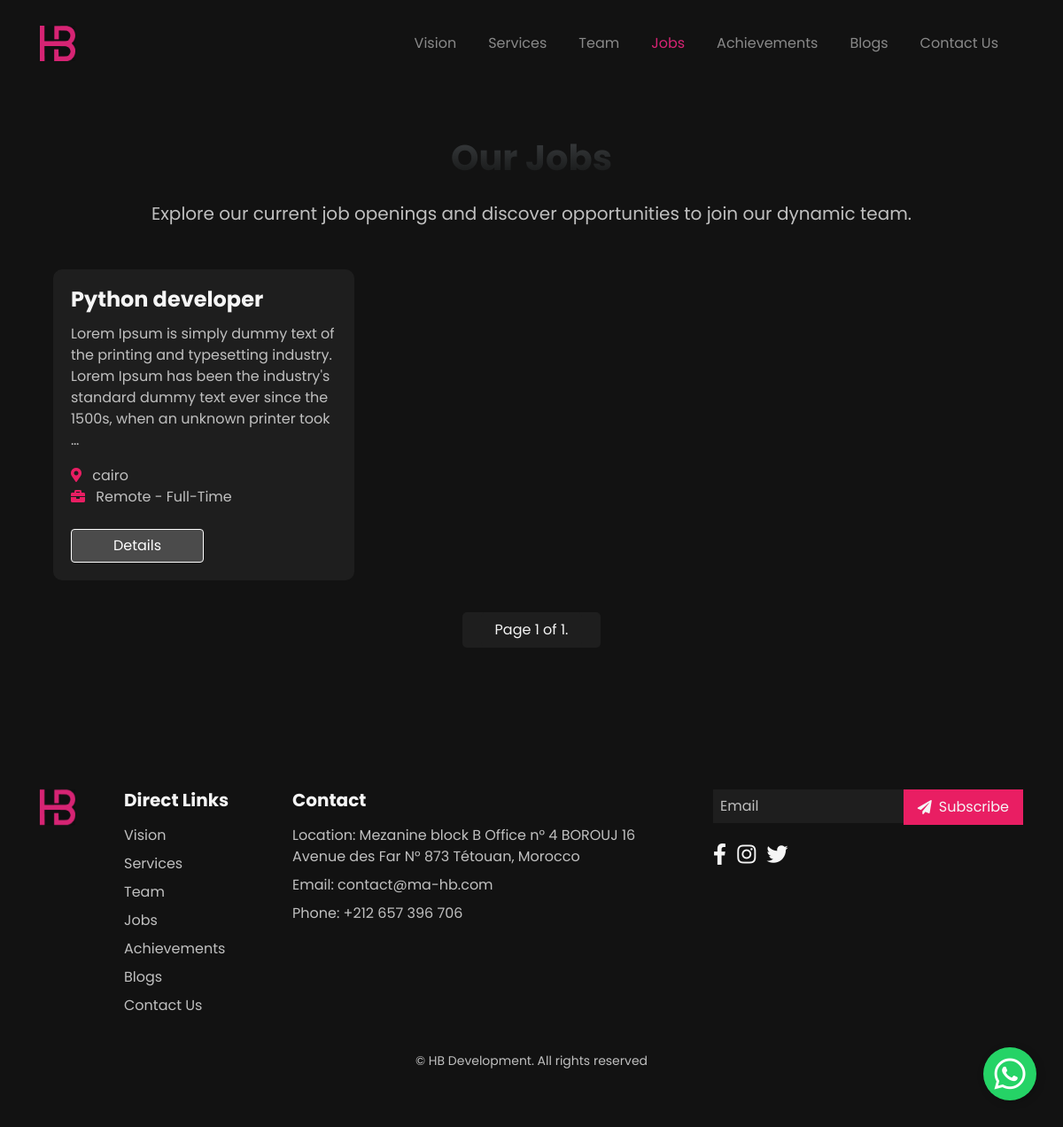
Screenshot of /jobs/ with the database file from the repository.
### pages/models.py (models this page shows, shortened)
class Job(models.Model):
    JOB_TYPE_CHOICES = [
        ('remote', 'Remote'),
        ('onsite', 'On-site'),
        ('hybrid', 'Hybrid'),
    ]
    JOB_TIME_CHOICES = [
        ('fulltime', 'Full-Time'),
        ('parttime', 'Part-Time'),
    ]
    name = models.CharField(max_length=255)
    description = models.TextField()
    experience_required = models.CharField(max_length=20)
    seniority_level = models.CharField(max_length=50)
    employment_type = models.CharField(max_length=10, choices=JOB_TIME_CHOICES, default='fulltime')  # Employment type
    location = models.CharField(max_length=255)
    role_overview = models.TextField(null=True, blank=True)
    duties_responsibilities = models.TextField(null=True, blank=True)
    job_type = models.CharField(max_length=10, choices=JOB_TYPE_CHOICES)
    job_time = models.CharField(max_length=10, choices=JOB_TIME_CHOICES)
    created_at = models.DateTimeField(default=timezone.now)
    meta_description = models.CharField(max_length=160, null=True, blank=True)
    meta_keywords = models.CharField(max_length=255, null=True, blank=True)
    og_title = models.CharField(max_length=255, null=True, blank=True)
    og_description = models.CharField(max_length=255, null=True, blank=True)
    og_image = models.ImageField(upload_to='seo_images/', null=True, blank=True)
    og_type = models.CharField(max_length=50, default='article')

### pages/views.py (the view)
# urls.py: path('jobs/', views.jobs, name='jobs'),
def jobs(request):
    job_list = Job.objects.all()
    paginator = Paginator(job_list, 6)  # Show 6 jobs per page
    page_number = request.GET.get('page')
    page_obj = paginator.get_page(page_number)
    return render(request, 'pages/jobs.html', {'page_obj': page_obj})

### templates/pages/jobs.html (shortened to what this page needs)
{% extends "base.html" %}
{% load static %}
{% load static %}
{% block content %}
<section class="jobs-section py-5">
    <div class="container">
        <h2 class="section-title mb-4 text-center scroll-left">Our Jobs</h2>
        <p class="section-subtitle mb-5 text-center scroll-right">Explore our current job openings and discover opportunities to join our dynamic team.</p>
        <div class="row">
            {% for job in page_obj %}
            <div class="col-md-4 scroll-left">
                <div class="card job-card">
                    <div class="card-body">
                        <h5 class="card-title">{{ job.name }}</h5>
                        <p class="card-text">{{ job.description|truncatewords:30|safe }}</p>
                        <div class="job-details mb-3">
                            <p>
                                <i class="fas fa-map-marker-alt"></i> {{ job.location }}
                            </p>
                            <p>
                                <i class="fas fa-briefcase"></i> {{ job.get_job_type_display }} - {{ job.get_job_time_display }}
                            </p>
                        </div>
                        <div class="mt-4">
                            <a href="{% url 'job_details' job.id %}" class="btn btn-primary-1 w-50">Details</a>
                        </div>
                    </div>
                </div>
            </div>
            {% endfor %}
        </div>
        <div class="pagination scroll-left">
            <span class="step-links">
                <span class="current">
                    Page {{ page_obj.number }} of {{ page_obj.paginator.num_pages }}.
                </span>
            </span>
        </div>
    </div>
</section>
{% endblock %}

### static/css/base.css (style rules this page uses)
:root { --body-font: 'Poppins', sans-serif; --biggest-font-size: 5rem; --bigger-font-size: 3.5rem; --big-font-size: 2.5rem; --h2-font-size: 1.25rem; --h3-font-size: 1.125rem; --normal-font-size: .938rem; --small-font-size: .813rem; --smaller-font-size: .75rem; --text-line-height: 2rem; --font-medium: 500; --font-semi-bold: 600; }
@media screen and (min-width: 968px) { :root { --biggest-font-size: 7.5rem; --bigger-font-size: 4.5rem; --big-font-size: 4rem; --h2-font-size: 1.5rem; --h3-font-size: 1.25rem; --normal-font-size: 1rem; --small-font-size: .875rem; --smaller-font-size: .813rem; } }

### templates/pages/jobs.html (style rules this page uses)
.jobs-section { background-color: #121212; color: #f5f5f5; }
.section-title { font-size: 2.5rem; font-weight: bold; color: #e5e5e5; background: linear-gradient(180deg, #3B3E40 0%, #141515 100%); -webkit-background-clip: text; -webkit-text-fill-color: transparent; background-clip: text; text-fill-color: transparent; }
.section-subtitle { font-size: 1.25rem; color: #c0c0c0; }
.job-card { background-color: #1e1e1e; border: none; border-radius: 10px; transition: transform 0.3s ease; color: #f5f5f5; margin-bottom: 20px; }
.card-title { font-size: 1.5rem; font-weight: bold; color: #f5f5f5; margin-top: 0; }
.card-text { color: #c0c0c0; margin-bottom: 1rem; }
.job-details p { margin: 0; color: #c0c0c0; }
.job-details i { margin-right: 0.5rem; color: #e91e63; }
.btn-primary-1 { background: rgba(255, 255, 255, 0.2); border: 1px solid #FFFFFF; border-radius: 4px; color:#fff; }
.pagination { display: flex; justify-content: center; padding: 1rem 0; }
.pagination a, .pagination span { margin: 0 5px; padding: 8px 16px; color: #f5f5f5; background-color: #1e1e1e; border-radius: 5px; text-decoration: none; }

### templates/base.html (style rules this page uses)
html, body { overflow-x: hidden; }
body { background-color: #121212; color: #FFFFFF; font-family: 'poppins', sans-serif; }
.btn-primary-1 { background: rgba(255, 255, 255, 0.2); border: 1px solid #FFFFFF; border-radius: 4px; color: #fff; z-index: 10; position: relative; }
.scroll-left { opacity: 0; animation: slide-in-left 1s forwards; }
.scroll-right { opacity: 0; animation: slide-in-right 1s forwards; }

### rows the page displays
Job: name "Python developer", description "Lorem Ipsum is simply dummy text of the printing and typesetting industry. Lorem Ipsum has been the industry's standard dummy text ever since the 1500s, when an unknown printer took …", location "cairo", job_type "Remote", job_time "Full-Time"

### other values shown
{{ page_obj.number }} "1"
{{ page_obj.paginator.num_pages }} "1"
